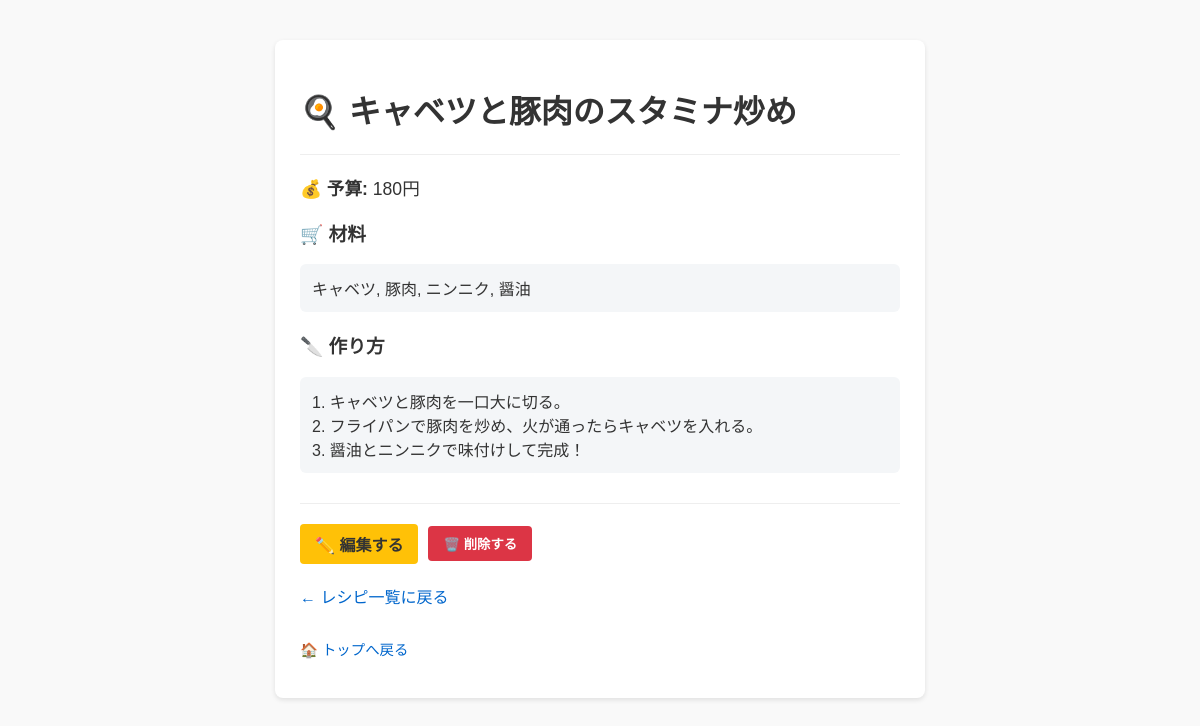
/recipe/1, run on the app's committed database.
### setuyaku/app.py (models this page shows, shortened)
class Recipe(db.Model):
  __tablename__ = "recipes"
  id = db.Column(db.Integer, primary_key=True)
  title = db.Column(db.String(100), nullable=False)
  ingredients = db.Column(db.Text, nullable=False)
  instructions = db.Column(db.Text, nullable=False)
  budget = db.Column(db.Integer)

### setuyaku/app.py (the view)
@app.route("/recipe/<int:id>")
def item_detail(id):
  recipe = Recipe.query.get_or_404(id)
  return render_template("detail.html", recipe=recipe)

### setuyaku/templates/detail.html (shortened to what this page needs)
{% extends "base.html" %}
{% block header %}<h1>🍳 {{ recipe.title }}</h1>{% endblock %}
{% block content %}
<p style="font-size: 1.1em;"><strong>💰 予算:</strong> {{ recipe.budget }}円</p>
<h3>🛒 材料</h3>
<p style="background: #f4f6f8; padding: 12px; border-radius: 6px;">{{ recipe.ingredients }}</p>
<h3>🔪 作り方</h3>
<p style="background: #f4f6f8; padding: 12px; border-radius: 6px; white-space: pre-wrap;">{{ recipe.instructions }}</p>
<div style="margin-top: 30px; display: flex; gap: 10px; align-items: center; border-top: 1px solid #eee; padding-top: 20px;">
    <a href="{{ url_for('edit_recipe', id=recipe.id) }}" style="padding: 8px 15px; background: #ffc107; color: #333; border-radius: 4px; text-decoration: none; font-weight: bold;">
        ✏️ 編集する
    </a>
    <form action="{{ url_for('delete_recipe', id=recipe.id) }}" method="POST" onsubmit="return confirm('本当にこのレシピを削除しますか？');" style="margin: 0;">
        <button type="submit" style="padding: 8px 15px; background: #dc3545; color: white; border: none; border-radius: 4px; cursor: pointer; font-weight: bold;">
            🗑️ 削除する
        </button>
    </form>
</div>
<p style="margin-top: 20px;">
    <a href="{{ url_for('item_list') }}">← レシピ一覧に戻る</a>
</p>
{% endblock %}

### setuyaku/templates/base.html (style rules this page uses)
body { font-family: sans-serif; margin: 40px; background: #f9f9f9; color: #333; }
a { color: #0066cc; text-decoration: none; }

### data on the page
Recipe: title "キャベツと豚肉のスタミナ炒め", budget "180", ingredients "キャベツ, 豚肉, ニンニク, 醤油", instructions "1. キャベツと豚肉を一口大に切る。 2. フライパンで豚肉を炒め、火が通ったらキャベツを入れる。 3. 醤油とニンニクで味付けして完成！"
